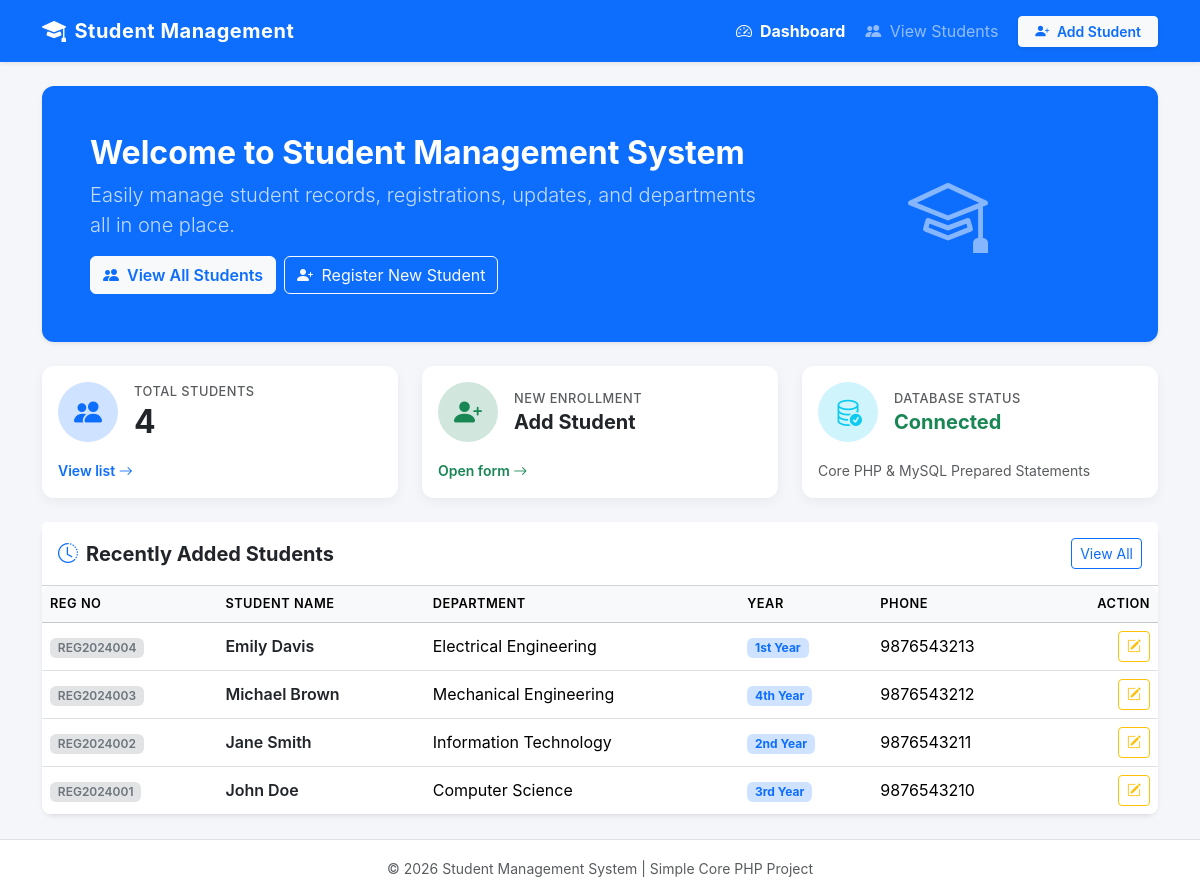
The page / on the database its author committed.
### tables this page shows
CREATE TABLE IF NOT EXISTS `students` (
    `id` INT(11) NOT NULL AUTO_INCREMENT,
    `name` VARCHAR(100) NOT NULL,
    `reg_no` VARCHAR(50) NOT NULL UNIQUE,
    `email` VARCHAR(100) NOT NULL,
    `phone` VARCHAR(20) NOT NULL,
    `department` VARCHAR(100) NOT NULL,
    `year` VARCHAR(20) NOT NULL,
    `created_at` TIMESTAMP DEFAULT CURRENT_TIMESTAMP,
    PRIMARY KEY (`id`)
);

### index.php (the view, shortened to what this page needs)
<?php
require_once 'db.php';
$total_students = 0;
$query = "SELECT COUNT(*) AS total FROM students";
$stmt = $conn->prepare($query);
if ($stmt) {
    $stmt->execute();
    $result = $stmt->get_result();
    if ($row = $result->fetch_assoc()) {
        $total_students = $row['total'];
    }
}
$recent_students = [];
$query_recent = "SELECT * FROM students ORDER BY id DESC LIMIT 5";
$stmt_recent = $conn->prepare($query_recent);
if ($stmt_recent) {
    $stmt_recent->execute();
    $recent_result = $stmt_recent->get_result();
    while ($row = $recent_result->fetch_assoc()) {
        $recent_students[] = $row;
    }
}
include 'includes/header.php';
?>
<div class="card mb-4 bg-primary text-white shadow-sm overflow-hidden border-0">
    <div class="card-body p-4 p-md-5">
        <div class="row align-items-center">
            <div class="col-lg-8">
                <h2 class="fw-bold mb-2">Welcome to Student Management System</h2>
                <p class="mb-3 lead opacity-75">Easily manage student records, registrations, updates, and departments all in one place.</p>
                <div class="d-flex flex-wrap gap-2">
                    <a href="view_students.php" class="btn btn-light text-primary fw-semibold">
                        <i class="bi bi-people-fill me-1"></i> View All Students
                    </a>
                    <a href="add_student.php" class="btn btn-outline-light">
                        <i class="bi bi-person-plus-fill me-1"></i> Register New Student
                    </a>
                </div>
            </div>
            <div class="col-lg-4 text-center d-none d-lg-block">
                <i class="bi bi-mortarboard display-1 opacity-50"></i>
            </div>
        </div>
    </div>
</div>
<div class="row g-4 mb-4">
    <div class="col-md-4">
        <div class="card stat-card h-100">
            <div class="card-body d-flex align-items-center gap-3">
                <div class="stat-icon bg-primary-subtle text-primary">
                    <i class="bi bi-people-fill"></i>
                </div>
                <div>
                    <h6 class="text-muted text-uppercase mb-1" style="font-size: 0.8rem; letter-spacing: 0.5px;">Total Students</h6>
                    <h2 class="fw-bold mb-0 text-dark"><?php echo $total_students; ?></h2>
                </div>
            </div>
            <div class="card-footer bg-transparent border-0 pt-0 pb-3">
                <a href="view_students.php" class="small text-primary text-decoration-none fw-semibold">
                    View list <i class="bi bi-arrow-right"></i>
                </a>
            </div>
        </div>
    </div>
    <div class="col-md-4">
        <div class="card stat-card h-100">
            <div class="card-body d-flex align-items-center gap-3">
                <div class="stat-icon bg-success-subtle text-success">
                    <i class="bi bi-person-plus-fill"></i>
                </div>
                <div>
                    <h6 class="text-muted text-uppercase mb-1" style="font-size: 0.8rem; letter-spacing: 0.5px;">New Enrollment</h6>
                    <h5 class="fw-bold mb-0 text-dark">Add Student</h5>
                </div>
            </div>
            <div class="card-footer bg-transparent border-0 pt-0 pb-3">
                <a href="add_student.php" class="small text-success text-decoration-none fw-semibold">
                    Open form <i class="bi bi-arrow-right"></i>
                </a>
            </div>
        </div>
    </div>
    <div class="col-md-4">
        <div class="card stat-card h-100">
            <div class="card-body d-flex align-items-center gap-3">
                <div class="stat-icon bg-info-subtle text-info">
                    <i class="bi bi-database-check"></i>
                </div>
                <div>
                    <h6 class="text-muted text-uppercase mb-1" style="font-size: 0.8rem; letter-spacing: 0.5px;">Database Status</h6>
                    <h5 class="fw-bold mb-0 text-success">Connected</h5>
                </div>
            </div>
            <div class="card-footer bg-transparent border-0 pt-0 pb-3">
                <span class="small text-muted">Core PHP & MySQL Prepared Statements</span>
            </div>
        </div>
    </div>
</div>
<div class="card shadow-sm">
    <div class="card-header bg-white py-3 d-flex justify-content-between align-items-center">
        <h5 class="fw-bold mb-0"><i class="bi bi-clock-history me-2 text-primary"></i>Recently Added Students</h5>
        <a href="view_students.php" class="btn btn-sm btn-outline-primary">View All</a>
    </div>
    <div class="card-body p-0">
        <?php if (!empty($recent_students)): ?>
            <div class="table-responsive">
                <table class="table table-hover align-middle mb-0">
                    <thead class="table-light">
                        <tr>
                            <th>Reg No</th>
                            <th>Student Name</th>
                            <th>Department</th>
                            <th>Year</th>
                            <th>Phone</th>
                            <th class="text-end">Action</th>
                        </tr>
                    </thead>
                    <tbody>
                        <?php foreach ($recent_students as $student): ?>
                            <tr>
                                <td><span class="badge bg-secondary-subtle text-secondary fw-semibold"><?php echo htmlspecialchars($student['reg_no']); ?></span></td>
                                <td class="fw-semibold text-dark"><?php echo htmlspecialchars($student['name']); ?></td>
                                <td><?php echo htmlspecialchars($student['department']); ?></td>
                                <td><span class="badge bg-primary-subtle text-primary"><?php echo htmlspecialchars($student['year']); ?></span></td>
                                <td><?php echo htmlspecialchars($student['phone']); ?></td>
                                <td class="text-end">
                                    <a href="edit_student.php?id=<?php echo $student['id']; ?>" class="btn btn-sm btn-outline-warning" title="Edit">
                                        <i class="bi bi-pencil-square"></i>
                                    </a>
                                </td>
                            </tr>
                        <?php endforeach; ?>
                    </tbody>
                </table>
            </div>
        <?php endif; ?>
    </div>
</div>
<?php include 'includes/footer.php'; ?>

### includes/header.php (shortened to what this page needs)
<?php
$current_page = basename($_SERVER['PHP_SELF']);
?>
<!DOCTYPE html>
<html lang="en">
<head>
    <link href="https://cdn.jsdelivr.net/npm/bootstrap@5.3.3/dist/css/bootstrap.min.css" rel="stylesheet">
    <link rel="stylesheet" href="https://cdn.jsdelivr.net/npm/bootstrap-icons@1.11.3/font/bootstrap-icons.min.css">
    <link rel="stylesheet" href="assets/css/style.css">
</head>
<body>
    <nav class="navbar navbar-expand-lg navbar-dark bg-primary shadow-sm">
        <div class="container">
            <a class="navbar-brand d-flex align-items-center gap-2" href="index.php">
                <i class="bi bi-mortarboard-fill fs-4"></i>
                <span>Student Management</span>
            </a>
            <div class="collapse navbar-collapse" id="navbarNav">
                <ul class="navbar-nav ms-auto align-items-lg-center gap-1">
                    <li class="nav-item">
                        <a class="nav-link <?php echo ($current_page == 'index.php') ? 'active fw-bold' : ''; ?>" href="index.php">
                            <i class="bi bi-speedometer2 me-1"></i> Dashboard
                        </a>
                    </li>
                    <li class="nav-item">
                        <a class="nav-link <?php echo ($current_page == 'view_students.php') ? 'active fw-bold' : ''; ?>" href="view_students.php">
                            <i class="bi bi-people-fill me-1"></i> View Students
                        </a>
                    </li>
                    <li class="nav-item ms-lg-2 mt-2 mt-lg-0">
                        <a class="btn btn-light text-primary fw-semibold btn-sm px-3 shadow-sm" href="add_student.php">
                            <i class="bi bi-person-plus-fill me-1"></i> Add Student
                        </a>
                    </li>
                </ul>
            </div>
        </div>
    </nav>
    <main class="main-content py-4">
        <div class="container">

### includes/footer.php (shortened to what this page needs)
        </div>
    </main>
    <footer class="bg-white border-top py-3 text-center text-muted">
        <div class="container">
            <small>&copy; <?php echo date("Y"); ?> Student Management System | Simple Core PHP Project</small>
        </div>
    </footer>
</body>
</html>

### assets/css/style.css (style rules this page uses)
:root { --primary-color: #0d6efd; --dark-color: #212529; --light-bg: #f8f9fa; }
body { background-color: #f4f6f9; font-family: -apple-system, BlinkMacSystemFont, "Segoe UI", Roboto, "Helvetica Neue", Arial, sans-serif; min-height: 100vh; display: flex; flex-direction: column; }
.main-content { flex: 1 0 auto; }
.card { border: none; border-radius: 12px; box-shadow: 0 4px 12px rgba(0, 0, 0, 0.05); transition: transform 0.2s ease, box-shadow 0.2s ease; }
.stat-icon { width: 60px; height: 60px; display: flex; align-items: center; justify-content: center; border-radius: 50%; font-size: 1.75rem; }
.table-responsive { border-radius: 10px; overflow: hidden; }
.table th { font-weight: 600; text-transform: uppercase; font-size: 0.8rem; letter-spacing: 0.5px; }
.navbar-brand { font-weight: 700; letter-spacing: 0.5px; }
footer { flex-shrink: 0; }

### rows shown on the page
students: reg_no "REG2024004", name "Emily Davis", department "Electrical Engineering", year "1st Year", phone "9876543213"
students: reg_no "REG2024003", name "Michael Brown", department "Mechanical Engineering", year "4th Year", phone "9876543212"
students: reg_no "REG2024002", name "Jane Smith", department "Information Technology", year "2nd Year", phone "9876543211"
students: reg_no "REG2024001", name "John Doe", department "Computer Science", year "3rd Year", phone "9876543210"

### other values the page prints
$total_students "4"
